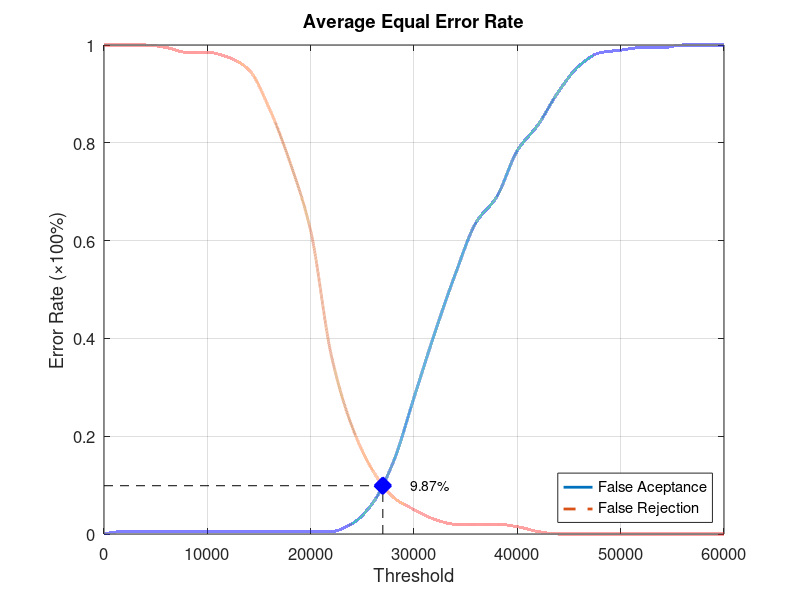
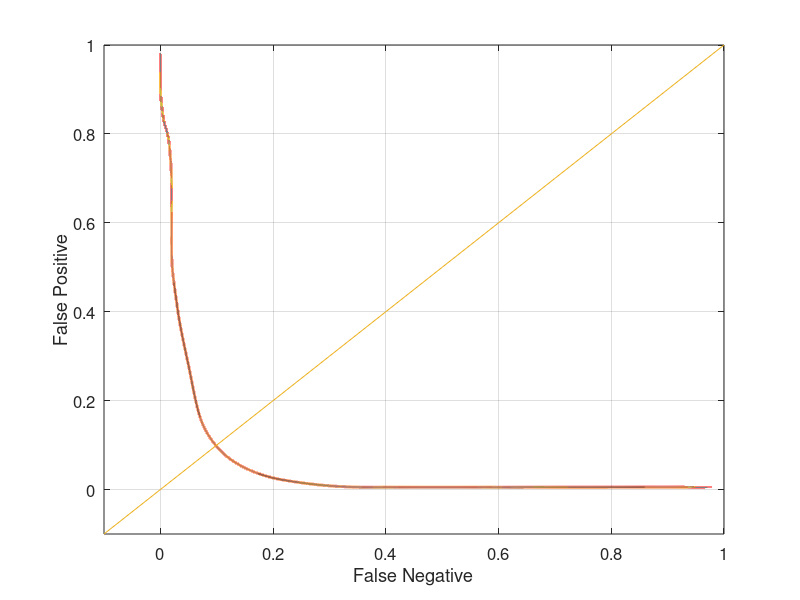

Reproduce these figures in MATLAB, in order.
function yEER = Database2_2
close all;
clear;
clc;
x = 0:2000:60000;
xq = 0:0.5:60000;

y0 = [0 0.00526316 0.00526316 0.00526316 0.00526316 0.00526316 0.00526316 0.00526316 0.00526316 0.00526316 0.00526316 0.00526316 0.0210526 0.0631579 0.147368 0.278947 0.410526 0.531579 0.636842 0.689474 0.784211 0.836842 0.905263 0.957895 0.984211 0.989474 0.994737 0.994737 1 1 1];
yy0 = interp1(x, y0, xq, 'pchip');
y1 = [1 1 1 0.995 0.985 0.985 0.975 0.95 0.87 0.76 0.62 0.365 0.22 0.13 0.075 0.05 0.03 0.02 0.02 0.02 0.015 0.005 0 0 0 0 0 0 0 0 0];
yy1 = interp1(x, y1, xq, 'pchip');

% Calculating EER: 
y2 = abs(y0 - y1);
find(y2 == min(y2))
yy2 = abs(yy0 - yy1);
xEER = find(yy2 == min(yy2));
xEERIndex = xq(xEER) % X-axis EER
yEER = yy0(xEER) % Y-axis EER

main = figure
plot(xq, yy0,'-','LineWidth', 2);	hold on
plot(xq, yy1,'--','LineWidth', 2);	hold on
plot([xEERIndex xEERIndex], [0 yEER], 'k--');	hold on
plot([0 xEERIndex], [yEER yEER], 'k--');	hold on
plot(xEERIndex, yEER, 'bx', 'LineWidth', 10);	hold on
text(xEERIndex + 10 * xEERIndex / 100, yEER, [num2str(round((10000 * yEER)) / 100) '%'])
legend('False Aceptance', 'False Rejection', 'Location', 'SouthEast')
xlabel('Threshold')
ylabel('Error Rate (\times100%)')
title('Average Equal Error Rate')
set(gca, 'FontSize', 12)
axis([0 60000 0 1])
grid on

print(main, 'Database2_2Main', '-dpng');
FNRxFPR = figure('Color', [1 1 1]);
plot(yy1, yy0, '-', yy1, yy0, 'LineWidth', 2);
hold on
y = -0.1:0.1:1
plot(y, y); 
set(gca, 'FontSize', 12)
xlabel('False Negative')
ylabel('False Positive')
axis([-0.1 1 -0.1 1])
set(gca, 'FontSize', 12)
grid on

print(FNRxFPR, 'Database2_2FNRxFPR','-dpng');
end
